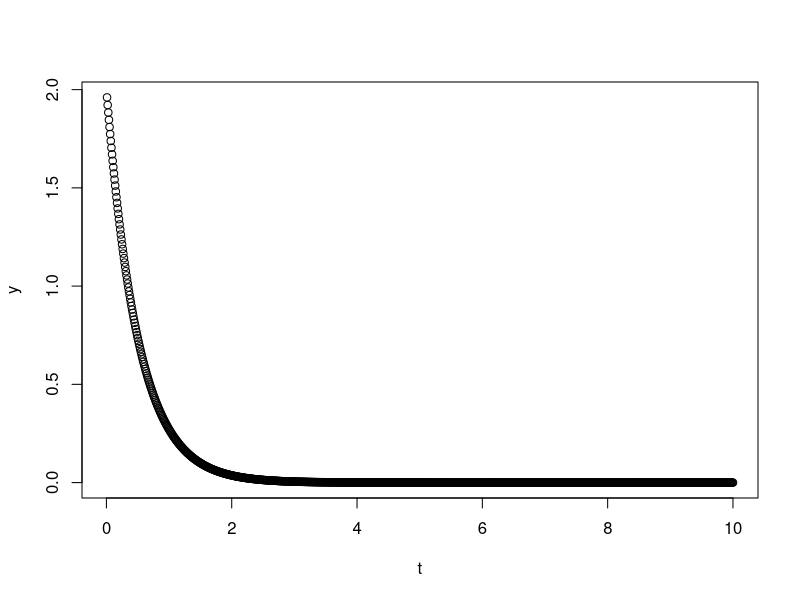
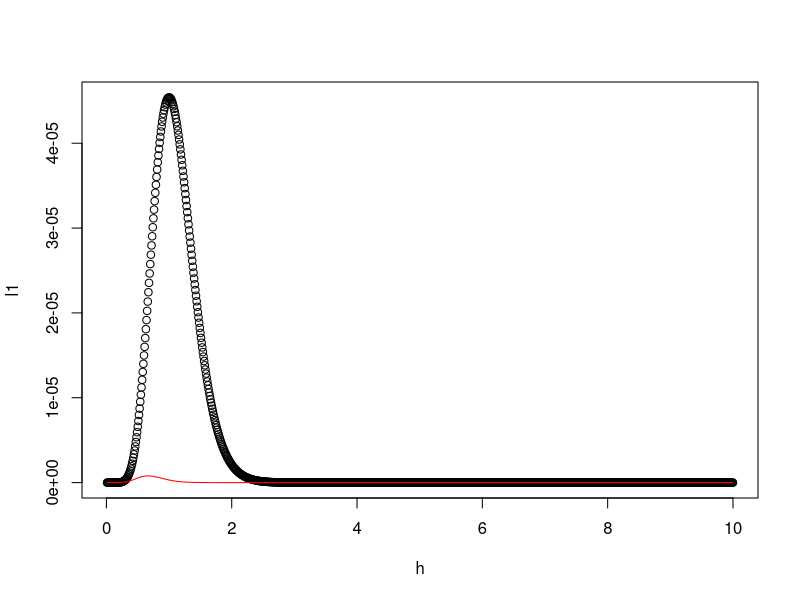

These figures' R source, in order:
## ---- chunk 1
k = 2
t = 1:1e3 / 1e2 
y = k * exp(-k * t)
plot(t, y)
## ---- chunk 2
h = 1:1e3 / 1e2
l1 = h^10 * exp(-h * 10)
l2 = h^10 * exp(-h * 15)

which.max(l1)
which.max(l2)

plot.new()
frame()
plot(h, l1); lines(h, l2, col = "red")
